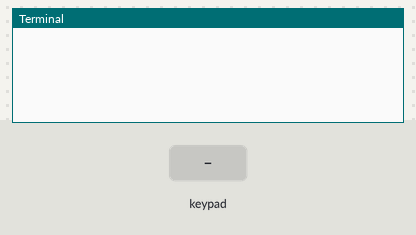
The program below on a simulated Raspberry Pi (BCM pin numbers). Shown: the last lines printed to the terminal. Inputs (shaded band) come from the test bench.

Above: at 1.2 s.
1.3 s: key '1' pressed
At 2.5 s:
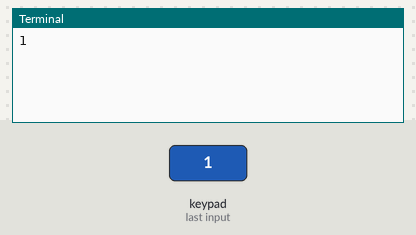
2.8 s: keypad keys 1 2 # pressed 0.4 s apart
At 4.3 s:
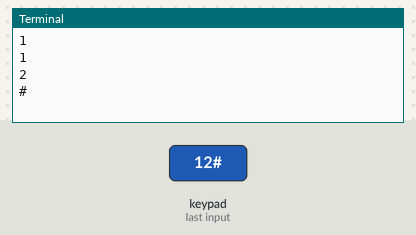
5.5 s: key 'A' pressed
At 6.7 s:
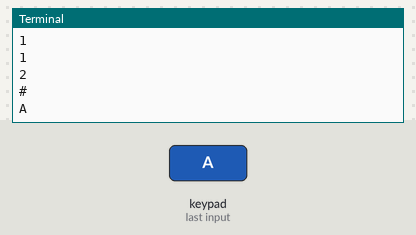
7.0 s: keypad keys 1 2 * pressed 0.4 s apart
At 8.7 s:
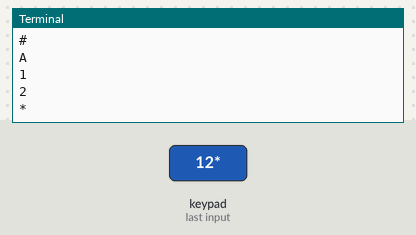
9.7 s: key 'B' pressed
At 10.1 s:
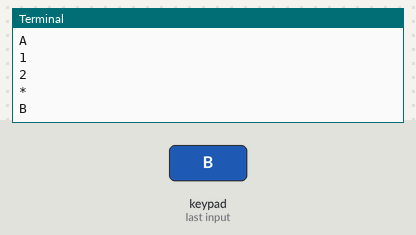
11.2 s: keypad keys 1 2 D pressed 0.4 s apart
At 13.1 s:
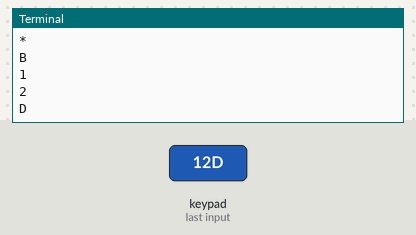

Measured:
- after the input at 1.3 s, the terminal: prints a new line at once (image 1)
- after the input at 2.8 s, the terminal: prints a new line after 0.40 s (image 2)
- after the input at 5.5 s, the terminal: prints a new line at once (image 3)
- after the input at 7.0 s, the terminal: prints a new line at once (image 4)
- after the input at 9.7 s, the terminal: prints a new line at once (image 5)
- after the input at 11.2 s, the terminal: prints a new line at once (image 6)

The program:

keypad.py
```python
from pad4pi import rpi_gpio
import time
KEYPAD = [
        ["1","2","3","A"],
        ["4","5","6","B"],
        ["7","8","9","C"],
        ["*","0","#","D"] ]
ROW_PINS = [26,19,13,6]
COL_PINS = [5,21,20,16]
factory = rpi_gpio.KeypadFactory()
keypad = factory.create_keypad(keypad=KEYPAD, row_pins=ROW_PINS, col_pins=COL_PINS)
def printKey(key):
  print(key)

keypad.registerKeyPressHandler(printKey)

try:
  while 1:
    time.sleep(0.2)
except:
  keypad.cleanup()
```
